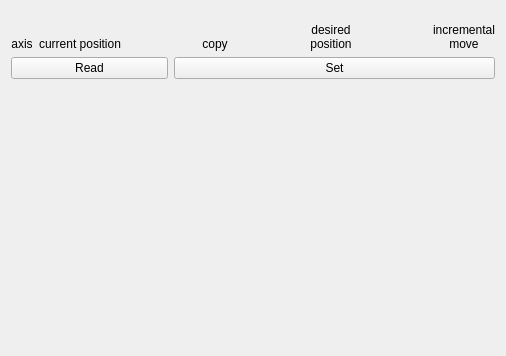
<?xml version="1.0" encoding="UTF-8"?>
<ui version="4.0">
 <class>wgt_absolute_template</class>
 <widget class="QWidget" name="wgt_absolute_template">
  <property name="geometry">
   <rect>
    <x>0</x>
    <y>0</y>
    <width>506</width>
    <height>356</height>
   </rect>
  </property>
  <property name="windowTitle">
   <string>wgt_irp6_m_motors</string>
  </property>
  <layout class="QVBoxLayout" name="verticalLayout">
   <item>
    <layout class="QGridLayout" name="grid_up">
     <item row="0" column="0">
      <widget class="QLabel" name="label_4">
       <property name="text">
        <string>axis</string>
       </property>
       <property name="alignment">
        <set>Qt::AlignBottom|Qt::AlignHCenter</set>
       </property>
       <property name="wordWrap">
        <bool>true</bool>
       </property>
      </widget>
     </item>
     <item row="0" column="1">
      <widget class="QLabel" name="label_7">
       <property name="text">
        <string>current position</string>
       </property>
       <property name="alignment">
        <set>Qt::AlignBottom|Qt::AlignHCenter</set>
       </property>
       <property name="wordWrap">
        <bool>true</bool>
       </property>
      </widget>
     </item>
     <item row="0" column="5">
      <widget class="QLabel" name="label_16">
       <property name="maximumSize">
        <size>
         <width>140</width>
         <height>16777215</height>
        </size>
       </property>
       <property name="text">
        <string>desired position</string>
       </property>
       <property name="alignment">
        <set>Qt::AlignBottom|Qt::AlignHCenter</set>
       </property>
       <property name="wordWrap">
        <bool>true</bool>
       </property>
      </widget>
     </item>
     <item row="0" column="2">
      <spacer name="horizontalSpacer">
       <property name="orientation">
        <enum>Qt::Horizontal</enum>
       </property>
       <property name="sizeHint" stdset="0">
        <size>
         <width>40</width>
         <height>20</height>
        </size>
       </property>
      </spacer>
     </item>
     <item row="0" column="4">
      <spacer name="horizontalSpacer_2">
       <property name="orientation">
        <enum>Qt::Horizontal</enum>
       </property>
       <property name="sizeHint" stdset="0">
        <size>
         <width>40</width>
         <height>20</height>
        </size>
       </property>
      </spacer>
     </item>
     <item row="0" column="3">
      <widget class="QLabel" name="label_15">
       <property name="text">
        <string>copy</string>
       </property>
       <property name="alignment">
        <set>Qt::AlignBottom|Qt::AlignHCenter</set>
       </property>
       <property name="wordWrap">
        <bool>true</bool>
       </property>
      </widget>
     </item>
     <item row="0" column="7">
      <widget class="QLabel" name="label_9">
       <property name="minimumSize">
        <size>
         <width>0</width>
         <height>40</height>
        </size>
       </property>
       <property name="maximumSize">
        <size>
         <width>120</width>
         <height>16777215</height>
        </size>
       </property>
       <property name="text">
        <string>incremental move</string>
       </property>
       <property name="alignment">
        <set>Qt::AlignBottom|Qt::AlignHCenter</set>
       </property>
       <property name="wordWrap">
        <bool>true</bool>
       </property>
      </widget>
     </item>
     <item row="0" column="6">
      <spacer name="horizontalSpacer_3">
       <property name="orientation">
        <enum>Qt::Horizontal</enum>
       </property>
       <property name="sizeHint" stdset="0">
        <size>
         <width>40</width>
         <height>20</height>
        </size>
       </property>
      </spacer>
     </item>
    </layout>
   </item>
   <item>
    <layout class="QGridLayout" name="grid_down">
     <item row="1" column="0">
      <widget class="QPushButton" name="pushButton_read">
       <property name="text">
        <string>Read</string>
       </property>
      </widget>
     </item>
     <item row="1" column="1" colspan="2">
      <widget class="QPushButton" name="pushButton_set">
       <property name="text">
        <string>Set</string>
       </property>
      </widget>
     </item>
    </layout>
   </item>
   <item>
    <spacer name="verticalSpacer">
     <property name="orientation">
      <enum>Qt::Vertical</enum>
     </property>
     <property name="sizeHint" stdset="0">
      <size>
       <width>20</width>
       <height>40</height>
      </size>
     </property>
    </spacer>
   </item>
  </layout>
 </widget>
 <layoutdefault spacing="6" margin="11"/>
 <resources/>
 <connections/>
</ui>
